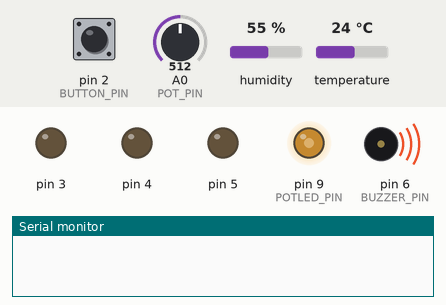
This program was run on a simulated Arduino Uno, built with avr-gcc and run on an emulated ATmega328P. Parts: output pins drawn as LEDs (lit = HIGH), buzzer (waves = sounding), the last lines printed to the serial monitor. The test bench sets the inputs (shaded band); at power-on: temperature 24 °C, A0 (POT_PIN) = 512, pin 2 (BUTTON_PIN) LOW, humidity 55 %.

Above: at 1.2 s.
1.3 s: temperature set to 28 °C
At 2.3 s:
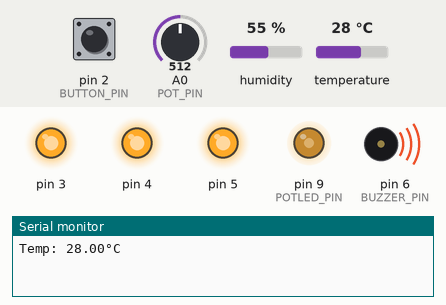
3.5 s: A0 (POT_PIN) set to 716
At 3.8 s:
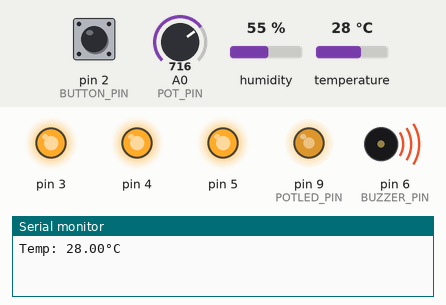
5.0 s: temperature set to 12 °C
At 7.2 s:
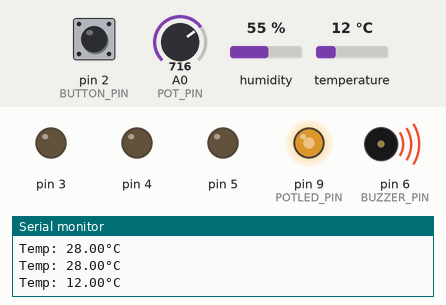
7.5 s: A0 (POT_PIN) set to 900
At 8.0 s:
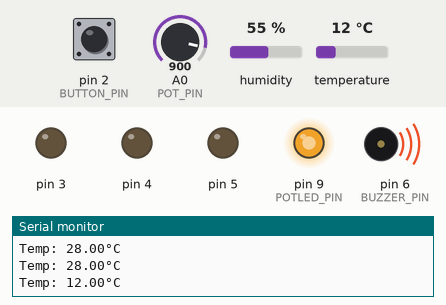
9.0 s: temperature set to 33 °C
At 11.0 s:
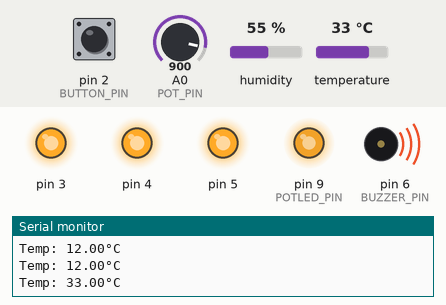
11.5 s: A0 (POT_PIN) set to 122
At 12.2 s:
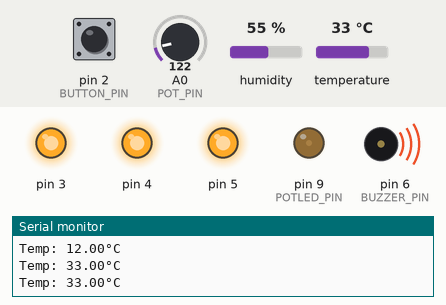
Timing chart, 0 to 14.0 s (numbered marks = the images above; inputs shaded):
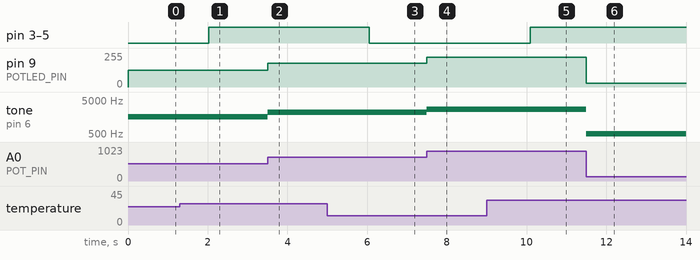

The program:

main.cpp
```cpp
//use of serial monitor, piezo and DHT11 sensor, potentiometer analog and millis() logic
#include <Arduino.h>
#include <DHT.h>

#define DHTPIN 7
#define BUZZER_PIN 6
#define POT_PIN A0
#define POTLED_PIN 9
#define BUTTON_PIN 2
#define DHTTYPE DHT11

DHT dht(DHTPIN, DHTTYPE);
bool alarmEnabled = false; //the rapid beeping
bool lastButtonState = LOW;
int beepState = 0;
float tempC = 0;

unsigned long lastBeepTime = 0;
unsigned long lastDHTRead = 0;

void setup() {
    Serial.begin(9600);
    dht.begin();

    pinMode(BUTTON_PIN, INPUT);

    for (int i = 3; i < 6; i++) { pinMode(i, OUTPUT); digitalWrite(i, LOW); } //LEDs
    pinMode(BUZZER_PIN, OUTPUT);
    pinMode(POTLED_PIN, OUTPUT);

    noTone(BUZZER_PIN);
}

void alarm(float t) {
    float ratio = (constrain(t, 25.0, 30.0) - 25.0) / 5.0;
    int pitch = 800 + ratio * 1300; // formual for pitch

    unsigned long beepDuration = 200 - ratio * 170; //how long
    unsigned long beepGap = 700 - ratio * 670; //how often

    //beep logic based on millis()
    if (beepState == 0 && millis() - lastBeepTime >= beepGap) {
        tone(BUZZER_PIN, pitch);
        lastBeepTime = millis();
        beepState = 1;
    }
    else if (beepState == 1 && millis() - lastBeepTime >= beepDuration) {
        noTone(BUZZER_PIN);
        lastBeepTime = millis();
        beepState = 0;
    }
}

void loop() {
    // potentiometer
    int value = analogRead(POT_PIN);
    bool potActive = value > 30; //deadzone

    //LED and pitch control based on pot value
    if (potActive) {
        int brightness = constrain(map(value, 10, 1023, 0, 255), 0, 255);
        analogWrite(POTLED_PIN, brightness);

        int pitch = constrain(map(value, 10, 1023, 200, 3000), 200, 3000);
        tone(BUZZER_PIN, pitch);
    } else {
        analogWrite(POTLED_PIN, 0); // LED off when pot at 0
    }

    // button toggle
    bool btn = digitalRead(BUTTON_PIN);
    if (btn == HIGH && lastButtonState == LOW) alarmEnabled = !alarmEnabled;
    lastButtonState = btn;

    // read DHT every 2 seconds
    if (millis() - lastDHTRead >= 2000) {
        float newReading = dht.readTemperature();
        if (!isnan(newReading)) tempC = newReading; // only update if valid
        lastDHTRead = millis();
        //Serial monitor:
        Serial.print("Temp: ");
        Serial.print(tempC);
        Serial.println("°C");
    }

    //LEDs based on temp
    digitalWrite(3, tempC >= 25.0 ? HIGH : LOW);
    digitalWrite(4, tempC >= 26.0 ? HIGH : LOW);
    digitalWrite(5, tempC >= 27.0 ? HIGH : LOW);

    //when to alarm logic
    if (!potActive && tempC >= 25.0 && alarmEnabled) {
        alarm(tempC);
    } else if (!potActive) {
        noTone(BUZZER_PIN);
    }
}
```

Measured:
- after the input at 1.3 s, pin 3–5: LOW → HIGH after 0.73 s
- after the input at 3.5 s, pin 9 (POTLED_PIN): 126/255 → 177/255 at once; tone on pin 6 (BUZZER_PIN): 1587 Hz → 2151 Hz at once
- after the input at 5.0 s, pin 3–5: HIGH → LOW after 1.0 s
- after the input at 7.5 s, pin 9 (POTLED_PIN): 177/255 → 224/255 at once; tone on pin 6 (BUZZER_PIN): 2151 Hz → 2660 Hz at once
- after the input at 9.0 s, pin 3–5: LOW → HIGH after 1.1 s
- after the input at 11.5 s, pin 9 (POTLED_PIN): 224/255 → 28/255 at once; tone on pin 6 (BUZZER_PIN): 2660 Hz → 509 Hz at once
